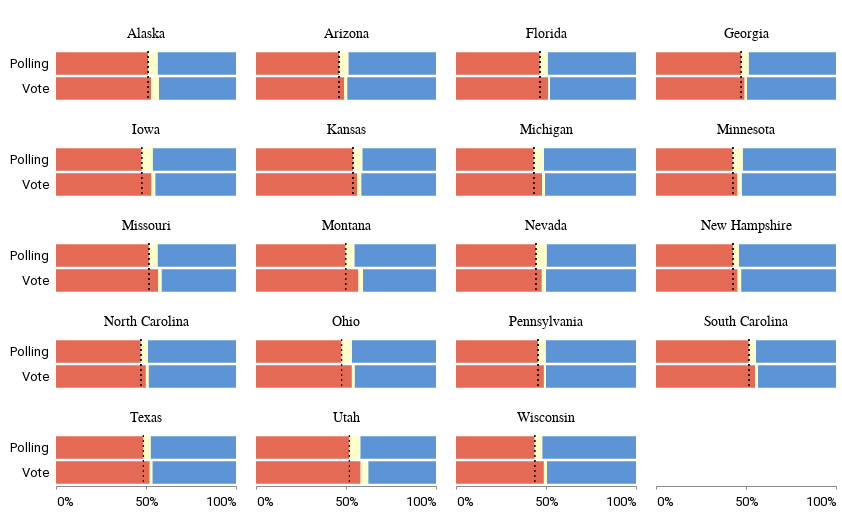

Notebook code for this chart:
### Code cell
line = alt.Chart(pd.DataFrame({"y": [1]})).mark_rule().encode(y="y")

bars = (
    alt.Chart(df_long_slim)
    .mark_bar()
    .encode(
        x=alt.X(
            "value:Q",
            title="",
            stack="normalize",
            axis=alt.Axis(format="%", tickCount=3),
        ),
        y=alt.Y("type:N", title=""),
        color=alt.Color(
            "measure",
            legend=None,
            sort=["GOP", "OTHER", "DEM"],
            scale=alt.Scale(
                domain=["GOP", "OTHER", "DEM"], range=["#e56a55", "#ffffcc", "#5d94d6"]
            ),
        ),
        # facet=alt.Facet("state", columns=4),
        order="order",
    )
)

rule = (
    alt.Chart()
    .mark_rule(color="#1a1a1a", strokeDash=[2, 3])
    .encode(x="tick", order="order")
)

alt.layer(bars, rule, data=df_long_slim).properties(height=50, width=180).facet(
    facet=alt.Facet(
        "state", title=" ", header=alt.Header(labelFontSize=14, labelFont="Summit Sans")
    ),
    columns=4,
)

### Figure 1 — Vega-Lite specification as saved in the notebook (floating-point values rounded to 4 significant figures)
{"config": {"view": {"width": 800, "height": 450, "strokeOpacity": 0}, "background": "#ffffff", "title": {"anchor": "start", "font": "Summit Sans", "fontColor": "palette[\"black\"]", "fontSize": 18, "fontWeight": "normal"}, "arc": {"fill": "#00d4d8"}, "area": {"fill": "#00d4d8"}, "line": {"stroke": "#00d4d8", "strokeWidth": 3}, "path": {"stroke": "#00d4d8"}, "rect": {"fill": "#00d4d8"}, "shape": {"stroke": "#00d4d8"}, "bar": {"fill": "#00d4d8"}, "point": {"stroke": "#00d4d8"}, "symbol": {"fill": "#00d4d8", "size": 30}, "axis": {"titleFont": "Roboto", "titleFontSize": 15, "titleFontWeight": "normal", "labelFont": "Roboto, sans", "labelFontSize": 13, "labelFontWeight": "normal"}, "axisX": {"labelAngle": 0, "labelPadding": 6, "tickSize": 3, "grid": false}, "axisY": {"labelBaseline": "middle", "maxExtent": 45, "minExtent": 45, "titleAlign": "left", "titleAngle": 0, "titleX": -45, "titleY": -11, "domainOpacity": 0, "gridWidth": 0.6, "gridColor": "#dddddd", "offset": 6, "tickSize": 0, "titleColor": "#767676"}, "legend": {"titleFont": "Roboto", "titleFontSize": 15, "titleFontWeight": "normal", "symbolType": "square", "labelFont": "Roboto, sans", "labelFontSize": 13}, "range": {"category": ["#005f66", "#e37e2d", "#d64a3b", "#76b0ef", "#c1bc40"], "diverging": ["#e68a4f", "#f4bb6a", "#f9e39c", "#dadfe2", "#a6b7c6", "#849eae"], "heatmap": ["#7ff6f6", "#00eeef", "#00d4d8", "#00abb2", "#00848b", "#fbf2c7", "#00363d"], "ordinal": ["#7ff6f6", "#00eeef", "#00d4d8", "#00abb2", "#00848b", "#fbf2c7", "#00363d"], "ramp": ["#7ff6f6", "#00eeef", "#00d4d8", "#00abb2", "#00848b", "#fbf2c7", "#00363d"]}}, "data": {"name": "data-7e7efff1150929237061ca89fd1429de"}, "facet": {"field": "state", "header": {"labelFont": "Summit Sans", "labelFontSize": 14}, "title": " ", "type": "nominal"}, "spec": {"layer": [{"mark": "bar", "encoding": {"color": {"field": "measure", "legend": null, "scale": {"domain": ["GOP", "OTHER", "DEM"], "range": ["#e56a55", "#ffffcc", "#5d94d6"]}, "sort": ["GOP", "OTHER", "DEM"], "type": "nominal"}, "order": {"field": "order", "type": "quantitative"}, "x": {"axis": {"format": "%", "tickCount": 3}, "field": "value", "stack": "normalize", "title": "", "type": "quantitative"}, "y": {"field": "type", "title": "", "type": "nominal"}}}, {"mark": {"type": "rule", "color": "#1a1a1a", "strokeDash": [2, 3]}, "encoding": {"order": {"field": "order", "type": "quantitative"}, "x": {"field": "tick", "type": "quantitative"}}}], "height": 50, "width": 180}, "columns": 4, "$schema": "https://vega.github.io/schema/vega-lite/v4.17.0.json", "datasets": {"data-7e7efff1150929237061ca89fd1429de": [{"state": "Alaska", "winner": "GOP", "measure": "GOP", "value": 52.83, "type": "Vote", "order": 1, "tick": 0.5123}, {"state": "Arizona", "winner": "DEM", "measure": "GOP", "value": 49.06, "type": "Vote", "order": 1, "tick": 0.461}, {"state": "Florida", "winner": "GOP", "measure": "GOP", "value": 51.22, "type": "Vote", "order": 1, "tick": 0.4662}, {"state": "Georgia", "winner": "DEM", "measure": "GOP", "value": 49.24, "type": "Vote", "order": 1, "tick": 0.4737}, {"state": "Iowa", "winner": "GOP", "measure": "GOP", "value": 53.09, "type": "Vote", "order": 1, "tick": 0.476}, {"state": "Kansas", "winner": "GOP", "measure": "GOP", "value": 56.21, "type": "Vote", "order": 1, "tick": 0.5386}, {"state": "Michigan", "winner": "DEM", "measure": "GOP", "value": 47.84, "type": "Vote", "order": 1, "tick": 0.4323}, {"state": "Minnesota", "winner": "DEM", "measure": "GOP", "value": 45.28, "type": "Vote", "order": 1, "tick": 0.4267}, {"state": "Missouri", "winner": "GOP", "measure": "GOP", "value": 56.8, "type": "Vote", "order": 1, "tick": 0.5161}, {"state": "Montana", "winner": "GOP", "measure": "GOP", "value": 56.92, "type": "Vote", "order": 1, "tick": 0.4979}, {"state": "Nevada", "winner": "DEM", "measure": "GOP", "value": 47.67, "type": "Vote", "order": 1, "tick": 0.4436}, {"state": "New Hampshire", "winner": "DEM", "measure": "GOP", "value": 45.36, "type": "Vote", "order": 1, "tick": 0.4283}, {"state": "North Carolina", "winner": "GOP", "measure": "GOP", "value": 49.93, "type": "Vote", "order": 1, "tick": 0.4712}, {"state": "Ohio", "winner": "GOP", "measure": "GOP", "value": 53.27, "type": "Vote", "order": 1, "tick": 0.4753}, {"state": "Pennsylvania", "winner": "DEM", "measure": "GOP", "value": 48.84, "type": "Vote", "order": 1, "tick": 0.4555}, {"state": "South Carolina", "winner": "GOP", "measure": "GOP", "value": 55.11, "type": "Vote", "order": 1, "tick": 0.5159}, {"state": "Texas", "winner": "GOP", "measure": "GOP", "value": 52.06, "type": "Vote", "order": 1, "tick": 0.4859}, {"state": "Utah", "winner": "GOP", "measure": "GOP", "value": 58.13, "type": "Vote", "order": 1, "tick": 0.5192}, {"state": "Wisconsin", "winner": "DEM", "measure": "GOP", "value": 48.82, "type": "Vote", "order": 1, "tick": 0.4371}, {"state": "Alaska", "winner": "GOP", "measure": "DEM", "value": 42.77, "type": "Vote", "order": 3, "tick": 0.5123}, {"state": "Arizona", "winner": "DEM", "measure": "DEM", "value": 49.36, "type": "Vote", "order": 3, "tick": 0.461}, {"state": "Florida", "winner": "GOP", "measure": "DEM", "value": 47.86, "type": "Vote", "order": 3, "tick": 0.4662}, {"state": "Georgia", "winner": "DEM", "measure": "DEM", "value": 49.47, "type": "Vote", "order": 3, "tick": 0.4737}, {"state": "Iowa", "winner": "GOP", "measure": "DEM", "value": 44.89, "type": "Vote", "order": 3, "tick": 0.476}, {"state": "Kansas", "winner": "GOP", "measure": "DEM", "value": 41.56, "type": "Vote", "order": 3, "tick": 0.5386}, {"state": "Michigan", "winner": "DEM", "measure": "DEM", "value": 50.62, "type": "Vote", "order": 3, "tick": 0.4323}, {"state": "Minnesota", "winner": "DEM", "measure": "DEM", "value": 52.4, "type": "Vote", "order": 3, "tick": 0.4267}, {"state": "Missouri", "winner": "GOP", "measure": "DEM", "value": 41.41, "type": "Vote", "order": 3, "tick": 0.5161}, {"state": "Montana", "winner": "GOP", "measure": "DEM", "value": 40.55, "type": "Vote", "order": 3, "tick": 0.4979}, {"state": "Nevada", "winner": "DEM", "measure": "DEM", "value": 50.06, "type": "Vote", "order": 3, "tick": 0.4436}, {"state": "New Hampshire", "winner": "DEM", "measure": "DEM", "value": 52.71, "type": "Vote", "order": 3, "tick": 0.4283}, {"state": "North Carolina", "winner": "GOP", "measure": "DEM", "value": 48.59, "type": "Vote", "order": 3, "tick": 0.4712}, {"state": "Ohio", "winner": "GOP", "measure": "DEM", "value": 45.24, "type": "Vote", "order": 3, "tick": 0.4753}, {"state": "Pennsylvania", "winner": "DEM", "measure": "DEM", "value": 50.01, "type": "Vote", "order": 3, "tick": 0.4555}, {"state": "South Carolina", "winner": "GOP", "measure": "DEM", "value": 43.43, "type": "Vote", "order": 3, "tick": 0.5159}, {"state": "Texas", "winner": "GOP", "measure": "DEM", "value": 46.48, "type": "Vote", "order": 3, "tick": 0.4859}, {"state": "Utah", "winner": "GOP", "measure": "DEM", "value": 37.65, "type": "Vote", "order": 3, "tick": 0.5192}, {"state": "Wisconsin", "winner": "DEM", "measure": "DEM", "value": 49.45, "type": "Vote", "order": 3, "tick": 0.4371}, {"state": "Alaska", "winner": "GOP", "measure": "OTHER", "value": 4.4, "type": "Vote", "order": 2, "tick": 0.5123}, {"state": "Arizona", "winner": "DEM", "measure": "OTHER", "value": 1.58, "type": "Vote", "order": 2, "tick": 0.461}, {"state": "Florida", "winner": "GOP", "measure": "OTHER", "value": 0.92, "type": "Vote", "order": 2, "tick": 0.4662}, {"state": "Georgia", "winner": "DEM", "measure": "OTHER", "value": 1.29, "type": "Vote", "order": 2, "tick": 0.4737}, {"state": "Iowa", "winner": "GOP", "measure": "OTHER", "value": 2.02, "type": "Vote", "order": 2, "tick": 0.476}, {"state": "Kansas", "winner": "GOP", "measure": "OTHER", "value": 2.23, "type": "Vote", "order": 2, "tick": 0.5386}, {"state": "Michigan", "winner": "DEM", "measure": "OTHER", "value": 1.54, "type": "Vote", "order": 2, "tick": 0.4323}, {"state": "Minnesota", "winner": "DEM", "measure": "OTHER", "value": 2.32, "type": "Vote", "order": 2, "tick": 0.4267}, {"state": "Missouri", "winner": "GOP", "measure": "OTHER", "value": 1.79, "type": "Vote", "order": 2, "tick": 0.5161}, {"state": "Montana", "winner": "GOP", "measure": "OTHER", "value": 2.53, "type": "Vote", "order": 2, "tick": 0.4979}, {"state": "Nevada", "winner": "DEM", "measure": "OTHER", "value": 2.27, "type": "Vote", "order": 2, "tick": 0.4436}, {"state": "New Hampshire", "winner": "DEM", "measure": "OTHER", "value": 1.93, "type": "Vote", "order": 2, "tick": 0.4283}, {"state": "North Carolina", "winner": "GOP", "measure": "OTHER", "value": 1.48, "type": "Vote", "order": 2, "tick": 0.4712}, {"state": "Ohio", "winner": "GOP", "measure": "OTHER", "value": 1.49, "type": "Vote", "order": 2, "tick": 0.4753}, {"state": "Pennsylvania", "winner": "DEM", "measure": "OTHER", "value": 1.15, "type": "Vote", "order": 2, "tick": 0.4555}, {"state": "South Carolina", "winner": "GOP", "measure": "OTHER", "value": 1.46, "type": "Vote", "order": 2, "tick": 0.5159}, {"state": "Texas", "winner": "GOP", "measure": "OTHER", "value": 1.46, "type": "Vote", "order": 2, "tick": 0.4859}, {"state": "Utah", "winner": "GOP", "measure": "OTHER", "value": 4.22, "type": "Vote", "order": 2, "tick": 0.5192}, {"state": "Wisconsin", "winner": "DEM", "measure": "OTHER", "value": 1.73, "type": "Vote", "order": 2, "tick": 0.4371}, {"state": "Alaska", "winner": "GOP", "measure": "GOP", "value": 51.23, "type": "Polling", "order": 1, "tick": 0.5123}, {"state": "Arizona", "winner": "DEM", "measure": "GOP", "value": 46.1, "type": "Polling", "order": 1, "tick": 0.461}, {"state": "Florida", "winner": "GOP", "measure": "GOP", "value": 46.62, "type": "Polling", "order": 1, "tick": 0.4662}, {"state": "Georgia", "winner": "DEM", "measure": "GOP", "value": 47.37, "type": "Polling", "order": 1, "tick": 0.4737}, {"state": "Iowa", "winner": "GOP", "measure": "GOP", "value": 47.6, "type": "Polling", "order": 1, "tick": 0.476}, {"state": "Kansas", "winner": "GOP", "measure": "GOP", "value": 53.86, "type": "Polling", "order": 1, "tick": 0.5386}, {"state": "Michigan", "winner": "DEM", "measure": "GOP", "value": 43.23, "type": "Polling", "order": 1, "tick": 0.4323}, {"state": "Minnesota", "winner": "DEM", "measure": "GOP", "value": 42.67, "type": "Polling", "order": 1, "tick": 0.4267}, {"state": "Missouri", "winner": "GOP", "measure": "GOP", "value": 51.61, "type": "Polling", "order": 1, "tick": 0.5161}, {"state": "Montana", "winner": "GOP", "measure": "GOP", "value": 49.79, "type": "Polling", "order": 1, "tick": 0.4979}, {"state": "Nevada", "winner": "DEM", "measure": "GOP", "value": 44.36, "type": "Polling", "order": 1, "tick": 0.4436}, {"state": "New Hampshire", "winner": "DEM", "measure": "GOP", "value": 42.83, "type": "Polling", "order": 1, "tick": 0.4283}, {"state": "North Carolina", "winner": "GOP", "measure": "GOP", "value": 47.12, "type": "Polling", "order": 1, "tick": 0.4712}, {"state": "Ohio", "winner": "GOP", "measure": "GOP", "value": 47.53, "type": "Polling", "order": 1, "tick": 0.4753}, {"state": "Pennsylvania", "winner": "DEM", "measure": "GOP", "value": 45.55, "type": "Polling", "order": 1, "tick": 0.4555}, {"state": "South Carolina", "winner": "GOP", "measure": "GOP", "value": 51.59, "type": "Polling", "order": 1, "tick": 0.5159}, {"state": "Texas", "winner": "GOP", "measure": "GOP", "value": 48.59, "type": "Polling", "order": 1, "tick": 0.4859}, {"state": "Utah", "winner": "GOP", "measure": "GOP", "value": 51.92, "type": "Polling", "order": 1, "tick": 0.5192}, {"state": "Wisconsin", "winner": "DEM", "measure": "GOP", "value": 43.71, "type": "Polling", "order": 1, "tick": 0.4371}, {"state": "Alaska", "winner": "GOP", "measure": "DEM", "value": 43.57, "type": "Polling", "order": 3, "tick": 0.5123}, {"state": "Arizona", "winner": "DEM", "measure": "DEM", "value": 48.71, "type": "Polling", "order": 3, "tick": 0.461}, {"state": "Florida", "winner": "GOP", "measure": "DEM", "value": 49.08, "type": "Polling", "order": 3, "tick": 0.4662}, {"state": "Georgia", "winner": "DEM", "measure": "DEM", "value": 48.54, "type": "Polling", "order": 3, "tick": 0.4737}, {"state": "Iowa", "winner": "GOP", "measure": "DEM", "value": 46.31, "type": "Polling", "order": 3, "tick": 0.476}, {"state": "Kansas", "winner": "GOP", "measure": "DEM", "value": 40.95, "type": "Polling", "order": 3, "tick": 0.5386}, {"state": "Michigan", "winner": "DEM", "measure": "DEM", "value": 51.15, "type": "Polling", "order": 3, "tick": 0.4323}, {"state": "Minnesota", "winner": "DEM", "measure": "DEM", "value": 51.85, "type": "Polling", "order": 3, "tick": 0.4267}, {"state": "Missouri", "winner": "GOP", "measure": "DEM", "value": 43.61, "type": "Polling", "order": 3, "tick": 0.5161}, {"state": "Montana", "winner": "GOP", "measure": "DEM", "value": 45.37, "type": "Polling", "order": 3, "tick": 0.4979}, {"state": "Nevada", "winner": "DEM", "measure": "DEM", "value": 49.66, "type": "Polling", "order": 3, "tick": 0.4436}, {"state": "New Hampshire", "winner": "DEM", "measure": "DEM", "value": 53.92, "type": "Polling", "order": 3, "tick": 0.4283}, {"state": "North Carolina", "winner": "GOP", "measure": "DEM", "value": 48.9, "type": "Polling", "order": 3, "tick": 0.4712}, {"state": "Ohio", "winner": "GOP", "measure": "DEM", "value": 46.77, "type": "Polling", "order": 3, "tick": 0.4753}, {"state": "Pennsylvania", "winner": "DEM", "measure": "DEM", "value": 50.2, "type": "Polling", "order": 3, "tick": 0.4555}, {"state": "South Carolina", "winner": "GOP", "measure": "DEM", "value": 44.51, "type": "Polling", "order": 3, "tick": 0.5159}, {"state": "Texas", "winner": "GOP", "measure": "DEM", "value": 47.45, "type": "Polling", "order": 3, "tick": 0.4859}, {"state": "Utah", "winner": "GOP", "measure": "DEM", "value": 42.07, "type": "Polling", "order": 3, "tick": 0.5192}, {"state": "Wisconsin", "winner": "DEM", "measure": "DEM", "value": 52.1, "type": "Polling", "order": 3, "tick": 0.4371}, {"state": "Alaska", "winner": "GOP", "measure": "OTHER", "value": 5.2, "type": "Polling", "order": 2, "tick": 0.5123}, {"state": "Arizona", "winner": "DEM", "measure": "OTHER", "value": 5.19, "type": "Polling", "order": 2, "tick": 0.461}, {"state": "Florida", "winner": "GOP", "measure": "OTHER", "value": 4.3, "type": "Polling", "order": 2, "tick": 0.4662}, {"state": "Georgia", "winner": "DEM", "measure": "OTHER", "value": 4.09, "type": "Polling", "order": 2, "tick": 0.4737}, {"state": "Iowa", "winner": "GOP", "measure": "OTHER", "value": 6.09, "type": "Polling", "order": 2, "tick": 0.476}, {"state": "Kansas", "winner": "GOP", "measure": "OTHER", "value": 5.19, "type": "Polling", "order": 2, "tick": 0.5386}, {"state": "Michigan", "winner": "DEM", "measure": "OTHER", "value": 5.62, "type": "Polling", "order": 2, "tick": 0.4323}, {"state": "Minnesota", "winner": "DEM", "measure": "OTHER", "value": 5.48, "type": "Polling", "order": 2, "tick": 0.4267}, {"state": "Missouri", "winner": "GOP", "measure": "OTHER", "value": 4.78, "type": "Polling", "order": 2, "tick": 0.5161}, {"state": "Montana", "winner": "GOP", "measure": "OTHER", "value": 4.84, "type": "Polling", "order": 2, "tick": 0.4979}, {"state": "Nevada", "winner": "DEM", "measure": "OTHER", "value": 5.98, "type": "Polling", "order": 2, "tick": 0.4436}, {"state": "New Hampshire", "winner": "DEM", "measure": "OTHER", "value": 3.25, "type": "Polling", "order": 2, "tick": 0.4283}, {"state": "North Carolina", "winner": "GOP", "measure": "OTHER", "value": 3.98, "type": "Polling", "order": 2, "tick": 0.4712}, {"state": "Ohio", "winner": "GOP", "measure": "OTHER", "value": 5.7, "type": "Polling", "order": 2, "tick": 0.4753}, {"state": "Pennsylvania", "winner": "DEM", "measure": "OTHER", "value": 4.25, "type": "Polling", "order": 2, "tick": 0.4555}, {"state": "South Carolina", "winner": "GOP", "measure": "OTHER", "value": 3.9, "type": "Polling", "order": 2, "tick": 0.5159}, {"state": "Texas", "winner": "GOP", "measure": "OTHER", "value": 3.96, "type": "Polling", "order": 2, "tick": 0.4859}, {"state": "Utah", "winner": "GOP", "measure": "OTHER", "value": 6.01, "type": "Polling", "order": 2, "tick": 0.5192}, {"state": "Wisconsin", "winner": "DEM", "measure": "OTHER", "value": 4.19, "type": "Polling", "order": 2, "tick": 0.4371}]}}
